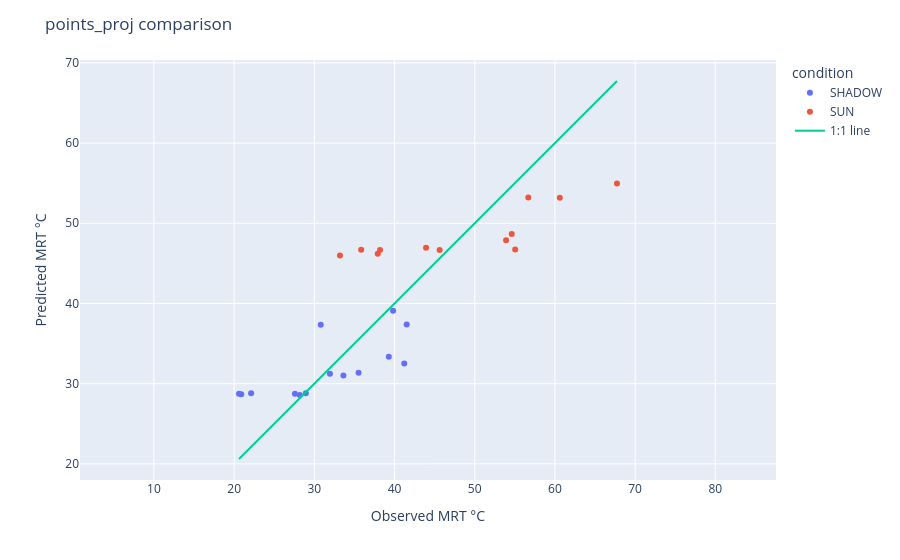

Notebook cell for this chart:
### Code cell
# Compute 1:1 line range
m = min(obs.min(), pred.min())
M = max(obs.max(), pred.max())

# Scatter
fig = px.scatter(
    points_proj,
    x=obs,
    y=pred,
    color="condition",
    hover_data=["TG", "TA","WIND M/S", "Instrument"],
)

# 1:1 line
fig.add_scatter(
    x=[m, M],
    y=[m, M],
    mode="lines",
    name="1:1 line"
)

fig.update_layout(
    xaxis_title="Observed MRT °C",
    yaxis_title="Predicted MRT °C",
    title="points_proj comparison"
)

fig.update_yaxes(scaleanchor="x", scaleratio=1)

fig.show()

### Figure 1 — Plotly figure (JSON) as saved in the notebook; plotly's stock layout.template omitted (floating-point values rounded to 4 significant figures)
{"data": [{"customdata": [[32.6, 29.3, 0, "T1 - Sper Scientific 800036 "], [31.6, 28.7, 2.7, "T2 - TM-188D TENMARS "], [34.4, 30.7, 0.9, "T2 - TM-188D TENMARS "], [33, 28.9, 1, "T2 - TM-188D TENMARS "], [32.5, 30.4, 0, "T2 - TM-188D TENMARS "], [34.8, 31.9, 0.1, "T1 - Sper Scientific 800036 "], [32.5, 30.3, 0.4, "T2 - TM-188D TENMARS "], [31.8, 32.3, 0, "T1 - Sper Scientific 800036 "], [30, 31.6, 0, "T1 - Sper Scientific 800036 "], [29.3, 31.8, 0, "T1 - Sper Scientific 800036 "], [33.1, 30.6, 0, "T2 - TM-188D TENMARS "], [28.9, 31.9, 0, "T1 - Sper Scientific 800036 "], [29.6, 31, 0, "T1 - Sper Scientific 800036 "], [29.7, 30.9, 0, "T1 - Sper Scientific 800036 "]], "hovertemplate": "condition=SHADOW<br>MRT=%{x}<br>MRT_predicted=%{y}<br>TG=%{customdata[0]}<br>TA=%{customdata[1]}<br>WIND M/S=%{customdata[2]}<br>Instrument=%{customdata[3]}<extra></extra>", "legendgroup": "SHADOW", "marker": {"color": "#636efa", "symbol": "circle"}, "mode": "markers", "name": "SHADOW", "orientation": "v", "showlegend": true, "type": "scatter", "x": [30.8, 41.51, 41.21, 39.82, 39.28, 31.95, 35.52, 28.94, 28.19, 27.58, 33.63, 20.61, 22.12, 20.89], "xaxis": "x", "y": [37.35, 37.37, 32.5, 39.08, 33.36, 31.23, 31.37, 28.79, 28.6, 28.75, 31.01, 28.75, 28.8, 28.67], "yaxis": "y"}, {"customdata": [[38.7, 30.1, 1.6, "T2 - TM-188D TENMARS "], [42.2, 28.9, 0.7, "T1 - Sper Scientific 800036 "], [38, 34.4, 0.2, "T1 - Sper Scientific 800036 "], [40.9, 35, 0.8, "T1 - Sper Scientific 800036 "], [42.7, 36.4, 0.3, "T1 - Sper Scientific 800036 "], [38.6, 30.2, 1.6, "T2 - TM-188D TENMARS "], [39.6, 34.8, 0.8, "T1 - Sper Scientific 800036 "], [39.4, 29.2, 3, "T2 - TM-188D TENMARS "], [46.8, 37.2, 0.7, "T1 - Sper Scientific 800036 "], [41.1, 31.5, 1.7, "T2 - TM-188D TENMARS "], [43.7, 33.5, 0.6, "T2 - TM-188D TENMARS "], [39.4, 30.1, 2.4, "T2 - TM-188D TENMARS "]], "hovertemplate": "condition=SUN<br>MRT=%{x}<br>MRT_predicted=%{y}<br>TG=%{customdata[0]}<br>TA=%{customdata[1]}<br>WIND M/S=%{customdata[2]}<br>Instrument=%{customdata[3]}<extra></extra>", "legendgroup": "SUN", "marker": {"color": "#EF553B", "symbol": "circle"}, "mode": "markers", "name": "SUN", "orientation": "v", "showlegend": true, "type": "scatter", "x": [60.61, 56.68, 33.19, 37.91, 38.19, 53.91, 35.84, 67.74, 43.93, 54.62, 45.62, 55.05], "xaxis": "x", "y": [53.18, 53.2, 45.97, 46.21, 46.67, 47.88, 46.69, 54.95, 46.96, 48.67, 46.66, 46.72], "yaxis": "y"}, {"mode": "lines", "name": "1:1 line", "type": "scatter", "x": [20.61, 67.74], "y": [20.61, 67.74]}], "layout": {"legend": {"title": {"text": "condition"}, "tracegroupgap": 0}, "margin": {"t": 60}, "title": {"text": "points_proj comparison"}, "xaxis": {"anchor": "y", "domain": [0, 1], "title": {"text": "Observed MRT °C"}}, "yaxis": {"anchor": "x", "domain": [0, 1], "scaleanchor": "x", "scaleratio": 1, "title": {"text": "Predicted MRT °C"}}}}
